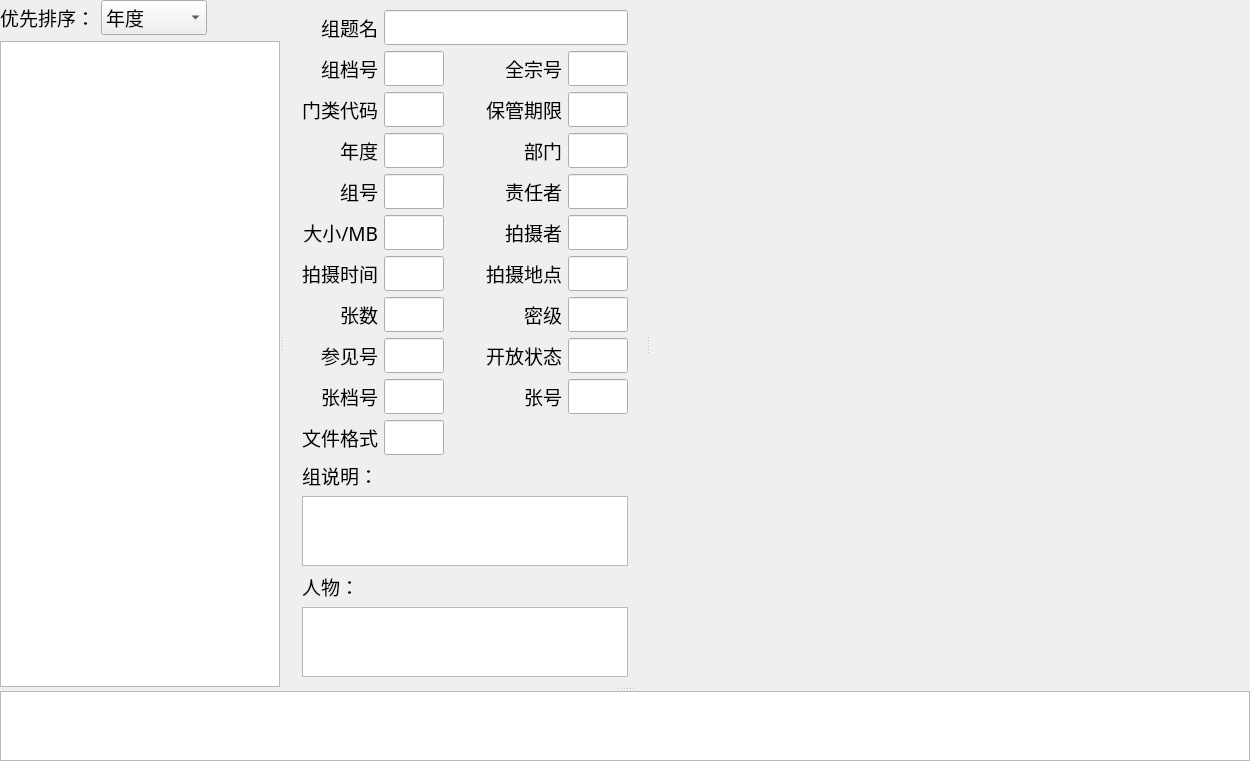
         <widget class="QSplitter" name="splitter_4">
          <property name="orientation">
           <enum>Qt::Vertical</enum>
          </property>
          <widget class="QSplitter" name="splitter_3">
           <property name="orientation">
            <enum>Qt::Horizontal</enum>
           </property>
           <widget class="QWidget" name="widget_5" native="true">
            <property name="minimumSize">
             <size>
              <width>280</width>
              <height>1</height>
             </size>
            </property>
            <property name="maximumSize">
             <size>
              <width>16777215</width>
              <height>16777215</height>
             </size>
            </property>
            <property name="font">
             <font>
              <family>新宋体</family>
              <pointsize>14</pointsize>
             </font>
            </property>
            <layout class="QGridLayout" name="gridLayout_19">
             <item row="0" column="1">
              <widget class="QComboBox" name="order_combobox_browse">
               <property name="font">
                <font>
                 <family>新宋体</family>
                 <pointsize>14</pointsize>
                </font>
               </property>
               <item>
                <property name="text">
                 <string>年度</string>
                </property>
               </item>
               <item>
                <property name="text">
                 <string>保管期限</string>
                </property>
               </item>
              </widget>
             </item>
             <item row="0" column="0">
              <widget class="QLabel" name="label_67">
               <property name="font">
                <font>
                 <family>新宋体</family>
                 <pointsize>14</pointsize>
                </font>
               </property>
               <property name="text">
                <string>优先排序：</string>
               </property>
              </widget>
             </item>
             <item row="0" column="2">
              <spacer name="horizontalSpacer_16">
               <property name="orientation">
                <enum>Qt::Horizontal</enum>
               </property>
               <property name="sizeHint" stdset="0">
                <size>
                 <width>40</width>
                 <height>20</height>
                </size>
               </property>
              </spacer>
             </item>
             <item row="1" column="0" colspan="3">
              <widget class="QTreeView" name="arch_tree_view_browse">
               <property name="font">
                <font>
                 <family>新宋体</family>
                 <pointsize>14</pointsize>
                </font>
               </property>
               <property name="editTriggers">
                <set>QAbstractItemView::NoEditTriggers</set>
               </property>
               <property name="selectionBehavior">
                <enum>QAbstractItemView::SelectItems</enum>
               </property>
              </widget>
             </item>
            </layout>
           </widget>
           <widget class="QWidget" name="widget_6" native="true">
            <property name="maximumSize">
             <size>
              <width>800</width>
              <height>16777215</height>
             </size>
            </property>
            <property name="font">
             <font>
              <family>新宋体</family>
              <pointsize>14</pointsize>
             </font>
            </property>
            <layout class="QGridLayout" name="gridLayout_21">
             <property name="leftMargin">
              <number>18</number>
             </property>
             <property name="topMargin">
              <number>10</number>
             </property>
             <property name="rightMargin">
              <number>18</number>
             </property>
             <property name="bottomMargin">
              <number>10</number>
             </property>
             <item row="10" column="0">
              <widget class="QLabel" name="label_66">
               <property name="font">
                <font>
                 <family>新宋体</family>
                 <pointsize>14</pointsize>
                </font>
               </property>
               <property name="text">
                <string>张档号</string>
               </property>
               <property name="alignment">
                <set>Qt::AlignRight|Qt::AlignTrailing|Qt::AlignVCenter</set>
               </property>
              </widget>
             </item>
             <item row="3" column="0">
              <widget class="QLabel" name="label_49">
               <property name="font">
                <font>
                 <family>新宋体</family>
                 <pointsize>14</pointsize>
                </font>
               </property>
               <property name="text">
                <string>年度</string>
               </property>
               <property name="alignment">
                <set>Qt::AlignRight|Qt::AlignTrailing|Qt::AlignVCenter</set>
               </property>
              </widget>
             </item>
             <item row="0" column="1" colspan="4">
              <widget class="QLineEdit" name="group_title_in_group_arch">
               <property name="sizePolicy">
                <sizepolicy hsizetype="Expanding" vsizetype="Preferred">
                 <horstretch>0</horstretch>
                 <verstretch>0</verstretch>
                </sizepolicy>
               </property>
               <property name="font">
                <font>
                 <family>新宋体</family>
                 <pointsize>14</pointsize>
                </font>
               </property>
               <property name="readOnly">
                <bool>true</bool>
               </property>
              </widget>
             </item>
             <item row="2" column="0">
              <widget class="QLabel" name="label_59">
               <property name="font">
                <font>
                 <family>新宋体</family>
                 <pointsize>14</pointsize>
                </font>
               </property>
               <property name="text">
                <string>门类代码</string>
               </property>
               <property name="alignment">
                <set>Qt::AlignRight|Qt::AlignTrailing|Qt::AlignVCenter</set>
               </property>
              </widget>
             </item>
             <item row="0" column="0">
              <widget class="QLabel" name="label_62">
               <property name="maximumSize">
                <size>
                 <width>120</width>
                 <height>16777215</height>
                </size>
               </property>
               <property name="font">
                <font>
                 <family>新宋体</family>
                 <pointsize>14</pointsize>
                </font>
               </property>
               <property name="text">
                <string>组题名</string>
               </property>
               <property name="alignment">
                <set>Qt::AlignRight|Qt::AlignTrailing|Qt::AlignVCenter</set>
               </property>
              </widget>
             </item>
             <item row="6" column="3">
              <widget class="QLabel" name="label_28">
               <property name="maximumSize">
                <size>
                 <width>120</width>
                 <height>16777215</height>
                </size>
               </property>
               <property name="font">
                <font>
                 <family>新宋体</family>
                 <pointsize>14</pointsize>
                </font>
               </property>
               <property name="text">
                <string>拍摄者</string>
               </property>
               <property name="alignment">
                <set>Qt::AlignRight|Qt::AlignTrailing|Qt::AlignVCenter</set>
               </property>
              </widget>
             </item>
             <item row="9" column="0">
              <widget class="QLabel" name="label_57">
               <property name="font">
                <font>
                 <family>新宋体</family>
                 <pointsize>14</pointsize>
                </font>
               </property>
               <property name="text">
                <string>参见号</string>
               </property>
               <property name="alignment">
                <set>Qt::AlignRight|Qt::AlignTrailing|Qt::AlignVCenter</set>
               </property>
              </widget>
             </item>
             <item row="11" column="1">
              <widget class="QLineEdit" name="format_in_photo_arch">
               <property name="font">
                <font>
                 <family>新宋体</family>
                 <pointsize>14</pointsize>
                </font>
               </property>
               <property name="readOnly">
                <bool>true</bool>
               </property>
              </widget>
             </item>
             <item row="10" column="3">
              <widget class="QLabel" name="label_64">
               <property name="maximumSize">
                <size>
                 <width>120</width>
                 <height>16777215</height>
                </size>
               </property>
               <property name="font">
                <font>
                 <family>新宋体</family>
                 <pointsize>14</pointsize>
                </font>
               </property>
               <property name="text">
                <string>张号</string>
               </property>
               <property name="alignment">
                <set>Qt::AlignRight|Qt::AlignTrailing|Qt::AlignVCenter</set>
               </property>
              </widget>
             </item>
             <item row="9" column="4">
              <widget class="QLineEdit" name="opening_state_in_group_arch">
               <property name="font">
                <font>
                 <family>新宋体</family>
                 <pointsize>14</pointsize>
                </font>
               </property>
               <property name="readOnly">
                <bool>true</bool>
               </property>
              </widget>
             </item>
             <item row="8" column="4">
              <widget class="QLineEdit" name="security_classification_in_group_arch">
               <property name="font">
                <font>
                 <family>新宋体</family>
                 <pointsize>14</pointsize>
                </font>
               </property>
               <property name="readOnly">
                <bool>true</bool>
               </property>
              </widget>
             </item>
             <item row="1" column="3">
              <widget class="QLabel" name="label_63">
               <property name="maximumSize">
                <size>
                 <width>120</width>
                 <height>16777215</height>
                </size>
               </property>
               <property name="font">
                <font>
                 <family>新宋体</family>
                 <pointsize>14</pointsize>
                </font>
               </property>
               <property name="text">
                <string>全宗号</string>
               </property>
               <property name="alignment">
                <set>Qt::AlignRight|Qt::AlignTrailing|Qt::AlignVCenter</set>
               </property>
              </widget>
             </item>
             <item row="8" column="1">
              <widget class="QLineEdit" name="photo_num_in_group_arch">
               <property name="sizePolicy">
                <sizepolicy hsizetype="Expanding" vsizetype="Preferred">
                 <horstretch>0</horstretch>
                 <verstretch>0</verstretch>
                </sizepolicy>
               </property>
               <property name="font">
                <font>
                 <family>新宋体</family>
                 <pointsize>14</pointsize>
                </font>
               </property>
               <property name="readOnly">
                <bool>true</bool>
               </property>
              </widget>
             </item>
             <item row="18" column="0">
              <spacer name="verticalSpacer_8">
               <property name="orientation">
                <enum>Qt::Vertical</enum>
               </property>
               <property name="sizeHint" stdset="0">
                <size>
                 <width>20</width>
                 <height>40</height>
                </size>
               </property>
              </spacer>
             </item>
             <item row="9" column="1">
              <widget class="QLineEdit" name="reference_code_in_group_arch">
               <property name="sizePolicy">
                <sizepolicy hsizetype="Expanding" vsizetype="Preferred">
                 <horstretch>0</horstretch>
                 <verstretch>0</verstretch>
                </sizepolicy>
               </property>
               <property name="font">
                <font>
                 <family>新宋体</family>
                 <pointsize>14</pointsize>
                </font>
               </property>
               <property name="readOnly">
                <bool>true</bool>
               </property>
              </widget>
             </item>
             <item row="7" column="1">
              <widget class="QLineEdit" name="taken_time_in_group_arch">
               <property name="sizePolicy">
                <sizepolicy hsizetype="Expanding" vsizetype="Preferred">
                 <horstretch>0</horstretch>
                 <verstretch>0</verstretch>
                </sizepolicy>
               </property>
               <property name="font">
                <font>
                 <family>新宋体</family>
                 <pointsize>14</pointsize>
                </font>
               </property>
               <property name="readOnly">
                <bool>true</bool>
               </property>
              </widget>
             </item>
             <item row="3" column="4">
              <widget class="QLineEdit" name="department_in_group_arch">
               <property name="sizePolicy">
                <sizepolicy hsizetype="Expanding" vsizetype="Preferred">
                 <horstretch>0</horstretch>
                 <verstretch>0</verstretch>
                </sizepolicy>
               </property>
               <property name="font">
                <font>
                 <family>新宋体</family>
                 <pointsize>14</pointsize>
                </font>
               </property>
               <property name="readOnly">
                <bool>true</bool>
               </property>
              </widget>
             </item>
             <item row="7" column="0">
              <widget class="QLabel" name="label_61">
               <property name="font">
                <font>
                 <family>新宋体</family>
                 <pointsize>14</pointsize>
                </font>
               </property>
               <property name="text">
                <string>拍摄时间</string>
               </property>
               <property name="alignment">
                <set>Qt::AlignRight|Qt::AlignTrailing|Qt::AlignVCenter</set>
               </property>
              </widget>
             </item>
             <item row="8" column="3">
              <widget class="QLabel" name="label_52">
               <property name="maximumSize">
                <size>
                 <width>120</width>
                 <height>16777215</height>
                </size>
               </property>
               <property name="font">
                <font>
                 <family>新宋体</family>
                 <pointsize>14</pointsize>
                </font>
               </property>
               <property name="text">
                <string>密级</string>
               </property>
               <property name="alignment">
                <set>Qt::AlignRight|Qt::AlignTrailing|Qt::AlignVCenter</set>
               </property>
              </widget>
             </item>
             <item row="7" column="3">
              <widget class="QLabel" name="label_50">
               <property name="maximumSize">
                <size>
                 <width>120</width>
                 <height>16777215</height>
                </size>
               </property>
               <property name="font">
                <font>
                 <family>新宋体</family>
                 <pointsize>14</pointsize>
                </font>
               </property>
               <property name="text">
                <string>拍摄地点</string>
               </property>
               <property name="alignment">
                <set>Qt::AlignRight|Qt::AlignTrailing|Qt::AlignVCenter</set>
               </property>
              </widget>
             </item>
             <item row="11" column="0">
              <widget class="QLabel" name="label_80">
               <property name="font">
                <font>
                 <family>新宋体</family>
                 <pointsize>14</pointsize>
                </font>
               </property>
               <property name="text">
                <string>文件格式</string>
               </property>
              </widget>
             </item>
             <item row="3" column="3">
              <widget class="QLabel" name="label_60">
               <property name="maximumSize">
                <size>
                 <width>120</width>
                 <height>16777215</height>
                </size>
               </property>
               <property name="font">
                <font>
                 <family>新宋体</family>
                 <pointsize>14</pointsize>
                </font>
               </property>
               <property name="text">
                <string>部门</string>
               </property>
               <property name="alignment">
                <set>Qt::AlignRight|Qt::AlignTrailing|Qt::AlignVCenter</set>
               </property>
              </widget>
             </item>
             <item row="4" column="3">
              <widget class="QLabel" name="label_51">
               <property name="maximumSize">
                <size>
                 <width>120</width>
                 <height>16777215</height>
                </size>
               </property>
               <property name="font">
                <font>
                 <family>新宋体</family>
                 <pointsize>14</pointsize>
                </font>
               </property>
               <property name="text">
                <string>责任者</string>
               </property>
               <property name="alignment">
                <set>Qt::AlignRight|Qt::AlignTrailing|Qt::AlignVCenter</set>
               </property>
              </widget>
             </item>
             <item row="10" column="1">
              <widget class="QLineEdit" name="arch_code_in_photo_arch">
               <property name="font">
                <font>
                 <family>新宋体</family>
                 <pointsize>14</pointsize>
                </font>
               </property>
               <property name="readOnly">
                <bool>true</bool>
               </property>
              </widget>
             </item>
             <item row="13" column="0" colspan="5">
              <widget class="QTextEdit" name="group_caption_in_group_arch">
               <property name="font">
                <font>
                 <family>新宋体</family>
                 <pointsize>14</pointsize>
                </font>
               </property>
               <property name="readOnly">
                <bool>true</bool>
               </property>
              </widget>
             </item>
             <item row="2" column="4">
              <widget class="QLineEdit" name="retention_period_in_group_arch">
               <property name="font">
                <font>
                 <family>新宋体</family>
                 <pointsize>14</pointsize>
                </font>
               </property>
               <property name="readOnly">
                <bool>true</bool>
               </property>
              </widget>
             </item>
             <item row="10" column="4">
              <widget class="QLineEdit" name="photo_code_in_photo_arch">
               <property name="font">
                <font>
                 <family>新宋体</family>
                 <pointsize>14</pointsize>
                </font>
               </property>
               <property name="readOnly">
                <bool>true</bool>
               </property>
              </widget>
             </item>
             <item row="6" column="4">
              <widget class="QLineEdit" name="photographer_in_group_arch">
               <property name="sizePolicy">
                <sizepolicy hsizetype="Expanding" vsizetype="Preferred">
                 <horstretch>0</horstretch>
                 <verstretch>0</verstretch>
                </sizepolicy>
               </property>
               <property name="font">
                <font>
                 <family>新宋体</family>
                 <pointsize>14</pointsize>
                </font>
               </property>
               <property name="readOnly">
                <bool>true</bool>
               </property>
              </widget>
             </item>
             <item row="4" column="0">
              <widget class="QLabel" name="label_55">
               <property name="font">
                <font>
                 <family>新宋体</family>
                 <pointsize>14</pointsize>
                </font>
               </property>
               <property name="text">
                <string>组号</string>
               </property>
               <property name="alignment">
                <set>Qt::AlignRight|Qt::AlignTrailing|Qt::AlignVCenter</set>
               </property>
              </widget>
             </item>
             <item row="1" column="4">
              <widget class="QLineEdit" name="fonds_code_in_group_arch">
               <property name="font">
                <font>
                 <family>新宋体</family>
                 <pointsize>14</pointsize>
                </font>
               </property>
               <property name="readOnly">
                <bool>true</bool>
               </property>
              </widget>
             </item>
             <item row="14" column="0">
              <widget class="QLabel" name="label_69">
               <property name="font">
                <font>
                 <family>新宋体</family>
                 <pointsize>14</pointsize>
                </font>
               </property>
               <property name="text">
                <string>人物：</string>
               </property>
               <property name="alignment">
                <set>Qt::AlignLeading|Qt::AlignLeft|Qt::AlignVCenter</set>
               </property>
              </widget>
             </item>
             <item row="1" column="0">
              <widget class="QLabel" name="label_65">
               <property name="font">
                <font>
                 <family>新宋体</family>
                 <pointsize>14</pointsize>
                </font>
               </property>
               <property name="text">
                <string>组档号</string>
               </property>
               <property name="alignment">
                <set>Qt::AlignRight|Qt::AlignTrailing|Qt::AlignVCenter</set>
               </property>
              </widget>
             </item>
             <item row="7" column="4">
              <widget class="QLineEdit" name="taken_locations_in_group_arch">
               <property name="sizePolicy">
                <sizepolicy hsizetype="Expanding" vsizetype="Preferred">
                 <horstretch>0</horstretch>
                 <verstretch>0</verstretch>
                </sizepolicy>
               </property>
               <property name="font">
                <font>
                 <family>新宋体</family>
                 <pointsize>14</pointsize>
                </font>
               </property>
               <property name="readOnly">
                <bool>true</bool>
               </property>
              </widget>
             </item>
             <item row="6" column="0">
              <widget class="QLabel" name="label_48">
               <property name="font">
                <font>
                 <family>新宋体</family>
                 <pointsize>14</pointsize>
                </font>
               </property>
               <property name="text">
                <string>大小/MB</string>
               </property>
               <property name="alignment">
                <set>Qt::AlignRight|Qt::AlignTrailing|Qt::AlignVCenter</set>
               </property>
              </widget>
             </item>
             <item row="4" column="1">
              <widget class="QLineEdit" name="group_code_in_group_arch">
               <property name="sizePolicy">
                <sizepolicy hsizetype="Expanding" vsizetype="Preferred">
                 <horstretch>0</horstretch>
                 <verstretch>0</verstretch>
                </sizepolicy>
               </property>
               <property name="font">
                <font>
                 <family>新宋体</family>
                 <pointsize>14</pointsize>
                </font>
               </property>
               <property name="readOnly">
                <bool>true</bool>
               </property>
              </widget>
             </item>
             <item row="3" column="1">
              <widget class="QLineEdit" name="year_in_group_arch">
               <property name="sizePolicy">
                <sizepolicy hsizetype="Expanding" vsizetype="Preferred">
                 <horstretch>0</horstretch>
                 <verstretch>0</verstretch>
                </sizepolicy>
               </property>
               <property name="font">
                <font>
                 <family>新宋体</family>
                 <pointsize>14</pointsize>
                </font>
               </property>
               <property name="readOnly">
                <bool>true</bool>
               </property>
              </widget>
             </item>
             <item row="15" column="0" colspan="5">
              <widget class="QTextEdit" name="peoples_in_photo_arch">
               <property name="sizePolicy">
                <sizepolicy hsizetype="Expanding" vsizetype="Expanding">
                 <horstretch>0</horstretch>
                 <verstretch>0</verstretch>
                </sizepolicy>
               </property>
               <property name="maximumSize">
                <size>
                 <width>16777215</width>
                 <height>150</height>
                </size>
               </property>
               <property name="font">
                <font>
                 <family>新宋体</family>
                 <pointsize>14</pointsize>
                </font>
               </property>
               <property name="readOnly">
                <bool>true</bool>
               </property>
              </widget>
             </item>
             <item row="2" column="1">
              <widget class="QLineEdit" name="arch_category_code_in_group_arch">
               <property name="font">
                <font>
                 <family>新宋体</family>
                 <pointsize>14</pointsize>
                </font>
               </property>
               <property name="readOnly">
                <bool>true</bool>
               </property>
              </widget>
             </item>
             <item row="8" column="0">
              <widget class="QLabel" name="label_56">
               <property name="font">
                <font>
                 <family>新宋体</family>
                 <pointsize>14</pointsize>
                </font>
               </property>
               <property name="text">
                <string>张数</string>
               </property>
               <property name="alignment">
                <set>Qt::AlignRight|Qt::AlignTrailing|Qt::AlignVCenter</set>
               </property>
              </widget>
             </item>
             <item row="9" column="3">
              <widget class="QLabel" name="label_53">
               <property name="maximumSize">
                <size>
                 <width>120</width>
                 <height>16777215</height>
                </size>
               </property>
               <property name="font">
                <font>
                 <family>新宋体</family>
                 <pointsize>14</pointsize>
                </font>
               </property>
               <property name="text">
                <string>开放状态</string>
               </property>
               <property name="alignment">
                <set>Qt::AlignRight|Qt::AlignTrailing|Qt::AlignVCenter</set>
               </property>
              </widget>
             </item>
             <item row="1" column="1">
              <widget class="QLineEdit" name="arch_code_in_group_arch">
               <property name="font">
                <font>
                 <family>新宋体</family>
                 <pointsize>14</pointsize>
                </font>
               </property>
               <property name="readOnly">
                <bool>true</bool>
               </property>
              </widget>
             </item>
             <item row="2" column="3">
              <widget class="QLabel" name="label_54">
               <property name="maximumSize">
                <size>
                 <width>120</width>
                 <height>16777215</height>
                </size>
               </property>
               <property name="font">
                <font>
                 <family>新宋体</family>
                 <pointsize>14</pointsize>
                </font>
               </property>
               <property name="text">
                <string>保管期限</string>
               </property>
               <property name="alignment">
                <set>Qt::AlignRight|Qt::AlignTrailing|Qt::AlignVCenter</set>
               </property>
              </widget>
             </item>
             <item row="6" column="1">
              <widget class="QLineEdit" name="folder_size_in_group_arch">
               <property name="sizePolicy">
                <sizepolicy hsizetype="Expanding" vsizetype="Preferred">
                 <horstretch>0</horstretch>
                 <verstretch>0</verstretch>
                </sizepolicy>
               </property>
               <property name="font">
                <font>
                 <family>新宋体</family>
                 <pointsize>14</pointsize>
                </font>
               </property>
               <property name="readOnly">
                <bool>true</bool>
               </property>
              </widget>
             </item>
             <item row="12" column="0">
              <widget class="QLabel" name="label_58">
               <property name="font">
                <font>
                 <family>新宋体</family>
                 <pointsize>14</pointsize>
                </font>
               </property>
               <property name="text">
                <string>组说明：</string>
               </property>
               <property name="alignment">
                <set>Qt::AlignRight|Qt::AlignTrailing|Qt::AlignVCenter</set>
               </property>
              </widget>
             </item>
             <item row="4" column="4">
              <widget class="QLineEdit" name="author_in_group_arch">
               <property name="sizePolicy">
                <sizepolicy hsizetype="Expanding" vsizetype="Preferred">
                 <horstretch>0</horstretch>
                 <verstretch>0</verstretch>
                </sizepolicy>
               </property>
               <property name="font">
                <font>
                 <family>新宋体</family>
                 <pointsize>14</pointsize>
                </font>
               </property>
               <property name="readOnly">
                <bool>true</bool>
               </property>
              </widget>
             </item>
             <item row="1" column="2">
              <spacer name="horizontalSpacer_26">
               <property name="orientation">
                <enum>Qt::Horizontal</enum>
               </property>
               <property name="sizeType">
                <enum>QSizePolicy::Fixed</enum>
               </property>
               <property name="sizeHint" stdset="0">
                <size>
                 <width>30</width>
                 <height>20</height>
                </size>
               </property>
              </spacer>
             </item>
            </layout>
           </widget>
           <widget class="QWidget" name="widget_7" native="true">
            <property name="minimumSize">
             <size>
              <width>600</width>
              <height>0</height>
             </size>
            </property>
            <property name="font">
             <font>
              <family>新宋体</family>
              <pointsize>14</pointsize>
             </font>
            </property>
            <layout class="QGridLayout" name="gridLayout_22">
             <item row="0" column="0">
              <widget class="QLabel" name="photo_view_in_arch">
               <property name="font">
                <font>
                 <family>新宋体</family>
                 <pointsize>14</pointsize>
                </font>
               </property>
               <property name="text">
                <string/>
               </property>
              </widget>
             </item>
            </layout>
           </widget>
          </widget>
          <widget class="QWidget" name="widget_8" native="true">
           <property name="maximumSize">
            <size>
             <width>16777215</width>
             <height>16777215</height>
            </size>
           </property>
           <layout class="QGridLayout" name="gridLayout_20">
            <item row="0" column="0">
             <widget class="QListWidget" name="photo_list_widget">
              <property name="font">
               <font>
                <family>新宋体</family>
                <pointsize>14</pointsize>
               </font>
              </property>
              <property name="editTriggers">
               <set>QAbstractItemView::NoEditTriggers</set>
              </property>
              <property name="itemAlignment">
               <set>Qt::AlignBottom</set>
              </property>
             </widget>
            </item>
           </layout>
          </widget>
         </widget>
